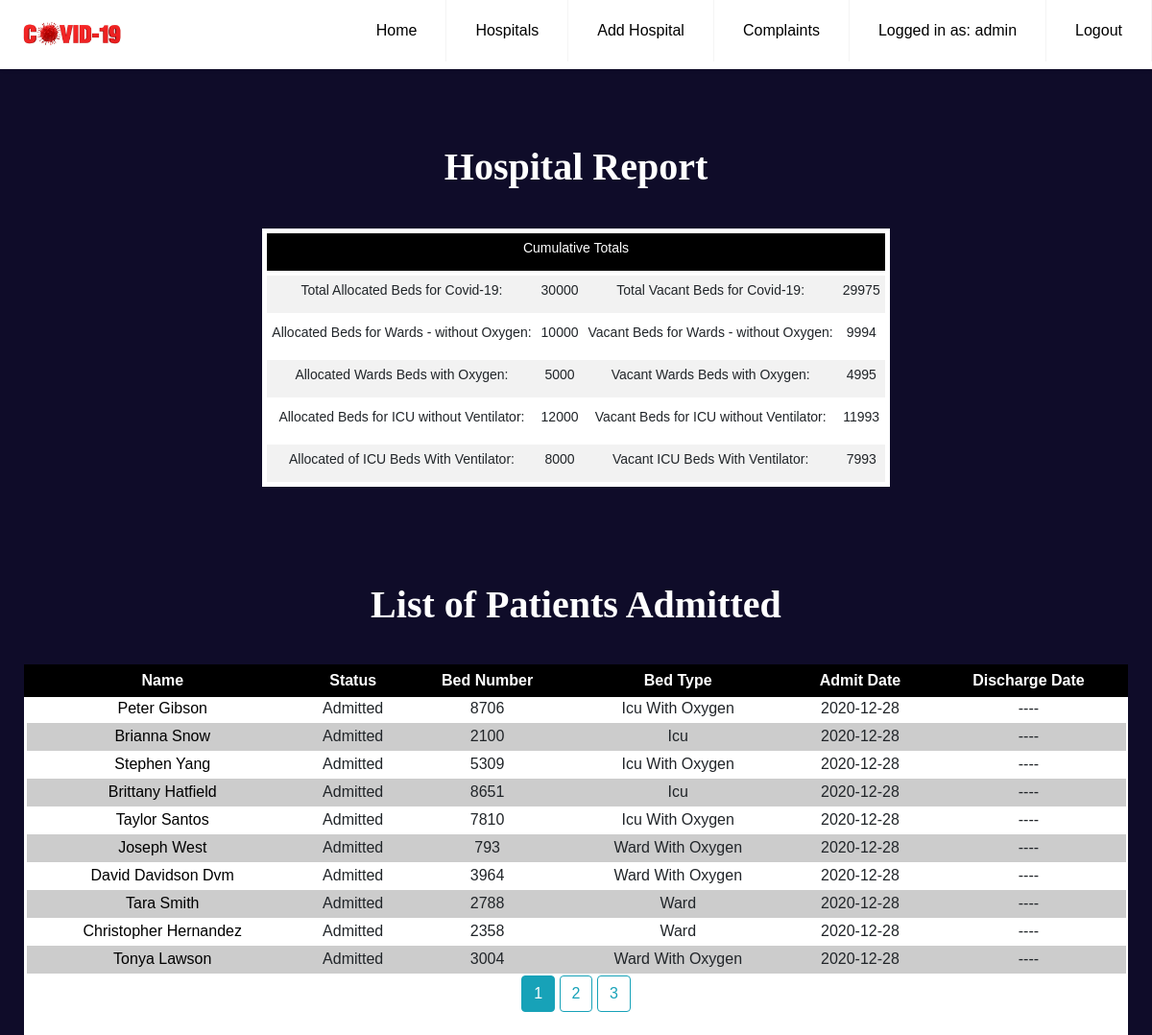
/patients?current_hospital=2 (signed in), run on the app's committed database.
### models.py (models this page shows, shortened)
class User(UserMixin, db.Model):
    __tablename__ = "user"
    id = db.Column(db.Integer, primary_key=True)
    name = db.Column(db.String(100), index=True, unique=True)
    password_hash = db.Column(db.String(128))
    role = db.Column(db.String(20))
    hospital_id = db.Column(db.Integer, db.ForeignKey('hospital.id'))

class Hospital(db.Model):
    __tablename__ = "hospital"
    id = db.Column(db.Integer, primary_key=True)
    name = db.Column(db.String(100), nullable=False)
    area = db.Column(db.String(100), nullable=False)
    district = db.Column(db.String(100), nullable=False)
    state = db.Column(db.String(100), nullable=False)
    phone = db.Column(db.Integer, nullable=False)
    total_beds = db.Column(db.Integer, nullable=False)
    available_beds = db.Column(db.Integer, nullable=False)
    total_ward_beds = db.Column(db.Integer, nullable=False)
    available_ward_beds = db.Column(db.Integer, nullable=False)
    total_ward_beds_with_oxygen = db.Column(db.Integer, nullable=False)
    available_ward_beds_with_oxygen = db.Column(db.Integer, nullable=False)
    total_icu_beds = db.Column(db.Integer, nullable=False)
    available_icu_beds = db.Column(db.Integer, nullable=False)
    total_icu_beds_with_oxygen = db.Column(db.Integer, nullable=False)
    available_icu_beds_with_oxygen = db.Column(db.Integer, nullable=False)
    beds = db.relationship('Bed', backref='hospital', lazy=True)
    users = db.relationship('User', backref='hospital', lazy=True)
    doctors = db.relationship('Doctor', backref='hospital', lazy=True)
    def __repr__(self):
        return f"name: {self.name}\navailable beds: {self.available_beds}\n"

class Patient(db.Model):
    __tablename__ = "patient"
    id = db.Column(db.Integer, primary_key=True)
    name = db.Column(db.String(100), nullable=False)
    age = db.Column(db.Integer, nullable=False)
    gender = db.Column(db.String(10), nullable=False)
    status = db.Column(db.String(10), nullable=False)
    admit_date = db.Column(db.DateTime, nullable=False, default=datetime.utcnow)
    discharge_date = db.Column(db.DateTime, nullable=True)
    phone = db.Column(db.Integer, nullable=False)
    address = db.Column(db.Text, nullable=False)
    blood_group = db.Column(db.String(20), nullable=False)
    bed_id = db.Column(db.Integer, db.ForeignKey('bed.id', ondelete='CASCADE'), nullable=False)
    doctor_id = db.Column(db.Integer, db.ForeignKey('doctor.id'), nullable=False)

class Bed(db.Model):
    __tablename__ = "bed"
    id = db.Column(db.Integer, primary_key=True)
    bed_number = db.Column(db.Integer, nullable=False)
    bed_type = db.Column(db.String(100), nullable=False)
    cost = db.Column(db.Integer, nullable=False)
    hospital_id = db.Column(db.Integer, db.ForeignKey('hospital.id', ondelete='CASCADE'), nullable=False)
    patients = db.relationship('Patient', backref='bed', lazy=True)

### app.py (the view)
@app.route('/patients')
@login_required
def patient_list():
    current_hospital = request.args.get('current_hospital', type=int)
    if current_user.role=='admin':
        hospital = Hospital.query.get_or_404(current_hospital)
        print('queried hospital')
        print(hospital)
    else:
        hospital = current_user.hospital
        print('logged user')
        print(hospital)
    page = request.args.get('page', 1, type=int)
    patients = Patient.query.join(Bed).filter(Bed.id==Patient.bed_id).join(Hospital).filter(Bed.hospital_id==Hospital.id, Hospital.id==hospital.id).order_by(Patient.admit_date.desc()).paginate(per_page=10, page=page)
    return render_template('patient.html', patients=patients, hospital=hospital)

### models.py (called while the page is built)
@login.user_loader
def load_user(id):
    return User.query.get(int(id))

### templates/patient.html (shortened to what this page needs)
{% extends "base.html" %}
{% block navbar %}
	<li><a href="{{ url_for('hospital') }}">Hospitals</a></li>
		{% if current_user.is_authenticated %}
			{% if current_user.role == "admin" %}
				<li><a href="{{ url_for('addhospital') }}">Add Hospital</a></li>
				<li><a href="{{ url_for('complaint') }}">Complaints</a></li>
				<li><a href="#">Logged in as: {{current_user.name}}</a></li>
			{% endif %}
			<li><a href="{{ url_for('logout') }}">Logout</a></li>
		{% endif %}
{% endblock navbar %}
{% block content %}
<div class="table__header">
	<div class="table__wrapper">
		<h1 class="label__head">Hospital Report</h1>
		<table class="table__content">
			<tr>
				<td colspan="4" class="report__head">
					<label>Cumulative Totals </label>
				</td>
			</tr>
			<tr>
				<td>
					<label>Total Allocated Beds for Covid-19: </label>
				</td>
				<td >
					<label>{{ hospital.total_beds }}</label>
				</td>
				<td>
					<label>Total Vacant Beds for Covid-19: </label>
				</td>
				<td>
					<label>{{ hospital.available_beds }}</label>
				</td>
			</tr>
			<tr>
				<td>
					<label>Allocated Beds for Wards - without Oxygen: </label>
				</td>
				<td>
					<label>{{ hospital.total_ward_beds }}</label>
				</td>
				<td>
					<label>Vacant Beds for Wards - without Oxygen: </label>
				</td>
				<td>
					<label>{{ hospital.available_ward_beds }}</label>
				</td>
			</tr>
			<tr>
				<td>
					<label>Allocated Wards Beds with Oxygen: </label>
				</td>
				<td>
					<label>{{ hospital.total_ward_beds_with_oxygen }} </label>
				</td>
				<td>
					<label>Vacant Wards Beds with Oxygen: </label>
				</td>
				<td>
					<label>{{ hospital.available_ward_beds_with_oxygen }}</label>
				</td>
			</tr>
			<tr>
				<td>
					<label>Allocated Beds for ICU without Ventilator: </label>
				</td>
				<td>
					<label>{{ hospital.total_icu_beds }}</label>
				</td>
				<td>
					<label>Vacant Beds for ICU without Ventilator: </label>
				</td>
				<td>
					<label>{{ hospital.available_icu_beds }}</label>
				</td>
			</tr>
			<tr>
				<td>
					<label>Allocated of ICU Beds With Ventilator: </label>
				</td>
				<td>
					<label>{{ hospital.total_icu_beds_with_oxygen }}</label>
				</td>
				<td>
					<label>Vacant ICU Beds With Ventilator: </label>
				</td>
				<td>
					<label>{{ hospital.available_icu_beds_with_oxygen }}</label>
				</td>
			</tr>
		</table>
	</div>
</div>
<div class="patient__header" id="tableview">
	<label class="label__head">List of Patients Admitted</label></br></br>
	<div class="patient__wrapper">
		<table class="table__box">
  <thead>
    <tr>
      <th class="th-sm">Name
      </th>
      <th class="th-sm">Status
      </th>
      <th class="th-sm">Bed Number
      </th>
      <th class="th-sm">Bed Type
      </th>
      <th class="th-sm">Admit Date
      </th>
      <th class="th-sm">Discharge Date
      </th>
    </tr>
  </thead>
  <tbody>
  {% for patient in patients.items %}
    <tr>
      <td><a href="{{ url_for('patient_profile', patient_id=patient.id) }}">{{ patient.name.title() }}</a></td>
      <td>{{ patient.status.title() }}</td>
      <td>{{ patient.bed.bed_number }}</td>
      <td>{{ patient.bed.bed_type.title() }}</td>
      <td>{{ patient.admit_date.strftime('%Y-%m-%d') }}</td>
        {% if patient.discharge_date %}
            <td>{{ patient.discharge_date.strftime('%Y-%m-%d') }}</td>
        {% else %}
            <td>----</td>
        {% endif %}
    </tr>
  {% endfor %}
  </tbody>
</table>
        {% for page_num in patients.iter_pages(left_edge=1, right_edge=1, left_current=1, right_current=2) %}
        {% if page_num %}
            {% if patients.page == page_num %}
                <a class="btn btn-info mb-4" href="{{ url_for('patient_list', page=page_num, current_hospital=hospital.id) }}">{{ page_num }}</a>
            {% else %}
                <a class="btn btn-outline-info mb-4" href="{{ url_for('patient_list', page=page_num, current_hospital=hospital.id) }}">{{ page_num }}</a>
            {% endif %}
        {% else %}
            ...
        {% endif %}
    {% endfor %}
	</div>
</div>
{% endblock content %}

### static/css/home.css (style rules this page uses)
* { box-sizing: border-box; padding: 0; margin: 0; font-family: Verdana, Geneva, Tahoma, sans-serif; }
.navbar__main a { color: #000; }
.navbar__main .header li a { display: block; padding: 20px 20px; border-right: 1px solid #f4f4f4; text-decoration: none; }
@media (min-width: 1000px) { .navbar__main .header li { float: left; } }
@media (min-width: 1000px) { .navbar__main .header li a { padding: 20px 30px; } }
.table__header { padding: 100px; padding-bottom: 0; text-align: center; }
.table__header .table__wrapper { display: flex; flex-direction: column; justify-content: center; }
.table__header .table__content { margin-left: auto; margin-right: auto; margin-top: 20px; text-align: center; }
.table__header .table__content tr { border: 5px solid white; }
.table__header .table__content td { border: transparent; }
.table__header td,.table__header tr { border: 2px solid black; font-size: 14px; }
.table__header td { padding: 5px; }
.patient__header { text-align: center; }
.patient__header .patient__wrapper { margin-right: 25px; margin-left: 25px; background: white; }
.patient__header .table__box { width: 100%; text-align: center; }
.patient__header th { border: 5px solid black; background: black; color: white; font-size: 16px; }
.patient__header tr { border: 5px solid white; }
.patient__header td { border: 5px solid transparent; }
.patient__header td a { color: black; }
.patient__header tr:nth-child(even) { background: #CCC }
.patient__header tr:nth-child(odd) { background: #FFF }
.patient__header .label__head { font-size: 40px; color: white; font-weight: bold; font-family: "Times New Roman", Times, serif; }
.table__header { height: 600px; }
body { width:100%; background: #0f0c29 !important; background: -webkit-linear-gradient(to right, #24243e, #302b63, #0f0c29); background: linear-gradient(to right, #24243e, #302b63, #0f0c29); }
.table__header .report__head { background-color: black; color: white; }
.table__header tr:nth-child(even) { background-color: #f2f2f2; }
.table__header tr:nth-child(odd) { background-color:white; }
.table__header .table__wrapper { padding-top: 50px; }
.table__header .label__head { font-size: 40px; color: white; font-weight: bold; font-family: "Times New Roman", Times, serif; text-align: center; padding-bottom: 20px; }

### static/css/main.css (style rules this page uses)
.wrapper__main body, h1, h2, h3, h4, h5, h6, blockquote, p, pre, dl, dd, ol, ul, figure, hr, fieldset, legend { margin: 0; padding: 0; }

### data on the page
User: name "admin"
Hospital: total_beds "30000", available_beds "29975", total_ward_beds "10000", available_ward_beds "9994", total_ward_beds_with_oxygen "5000", available_ward_beds_with_oxygen "4995", total_icu_beds "12000", available_icu_beds "11993", total_icu_beds_with_oxygen "8000", available_icu_beds_with_oxygen "7993"
Patient: name "Peter Gibson", status "Admitted", bed.bed_number "8706", bed.bed_type "Icu With Oxygen", admit_date "2020-12-28"
Patient: name "Brianna Snow", status "Admitted", bed.bed_number "2100", bed.bed_type "Icu", admit_date "2020-12-28"
Patient: name "Stephen Yang", status "Admitted", bed.bed_number "5309", bed.bed_type "Icu With Oxygen", admit_date "2020-12-28"
Patient: name "Brittany Hatfield", status "Admitted", bed.bed_number "8651", bed.bed_type "Icu", admit_date "2020-12-28"
Patient: name "Taylor Santos", status "Admitted", bed.bed_number "7810", bed.bed_type "Icu With Oxygen", admit_date "2020-12-28"
Patient: name "Joseph West", status "Admitted", bed.bed_number "793", bed.bed_type "Ward With Oxygen", admit_date "2020-12-28"
Patient: name "David Davidson Dvm", status "Admitted", bed.bed_number "3964", bed.bed_type "Ward With Oxygen", admit_date "2020-12-28"
Patient: name "Tara Smith", status "Admitted", bed.bed_number "2788", bed.bed_type "Ward", admit_date "2020-12-28"
Patient: name "Christopher Hernandez", status "Admitted", bed.bed_number "2358", bed.bed_type "Ward", admit_date "2020-12-28"
Patient: name "Tonya Lawson", status "Admitted", bed.bed_number "3004", bed.bed_type "Ward With Oxygen", admit_date "2020-12-28"

### other printed values
{{ page_num }} "1"
{{ page_num }} "2" "3"
